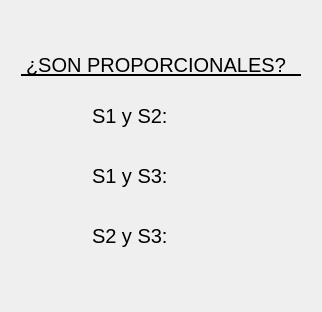
                <widget class="QWidget" name="tab_20">
                 <attribute name="title">
                  <string>Proporcionalidad</string>
                 </attribute>
                 <layout class="QGridLayout" name="gridLayout_25">
                  <item row="0" column="0">
                   <widget class="QFrame" name="frame_120">
                    <property name="minimumSize">
                     <size>
                      <width>0</width>
                      <height>185</height>
                     </size>
                    </property>
                    <property name="styleSheet">
                     <string notr="true">QFrame{
border: none
}</string>
                    </property>
                    <property name="frameShape">
                     <enum>QFrame::StyledPanel</enum>
                    </property>
                    <property name="frameShadow">
                     <enum>QFrame::Raised</enum>
                    </property>
                    <layout class="QGridLayout" name="gridLayout_26">
                     <property name="leftMargin">
                      <number>0</number>
                     </property>
                     <property name="topMargin">
                      <number>0</number>
                     </property>
                     <property name="rightMargin">
                      <number>0</number>
                     </property>
                     <property name="bottomMargin">
                      <number>0</number>
                     </property>
                     <property name="verticalSpacing">
                      <number>10</number>
                     </property>
                     <item row="4" column="0">
                      <widget class="QFrame" name="frame_121">
                       <property name="minimumSize">
                        <size>
                         <width>300</width>
                         <height>50</height>
                        </size>
                       </property>
                       <property name="maximumSize">
                        <size>
                         <width>300</width>
                         <height>50</height>
                        </size>
                       </property>
                       <property name="frameShape">
                        <enum>QFrame::StyledPanel</enum>
                       </property>
                       <property name="frameShadow">
                        <enum>QFrame::Raised</enum>
                       </property>
                       <layout class="QGridLayout" name="gridLayout_128">
                        <property name="leftMargin">
                         <number>0</number>
                        </property>
                        <property name="topMargin">
                         <number>0</number>
                        </property>
                        <property name="rightMargin">
                         <number>0</number>
                        </property>
                        <property name="bottomMargin">
                         <number>0</number>
                        </property>
                        <item row="0" column="1">
                         <widget class="QFrame" name="frame_122">
                          <property name="minimumSize">
                           <size>
                            <width>100</width>
                            <height>50</height>
                           </size>
                          </property>
                          <property name="maximumSize">
                           <size>
                            <width>100</width>
                            <height>50</height>
                           </size>
                          </property>
                          <property name="frameShape">
                           <enum>QFrame::StyledPanel</enum>
                          </property>
                          <property name="frameShadow">
                           <enum>QFrame::Raised</enum>
                          </property>
                          <layout class="QGridLayout" name="gridLayout_129">
                           <item row="0" column="0">
                            <widget class="QLabel" name="label_54">
                             <property name="minimumSize">
                              <size>
                               <width>90</width>
                               <height>30</height>
                              </size>
                             </property>
                             <property name="maximumSize">
                              <size>
                               <width>100</width>
                               <height>50</height>
                              </size>
                             </property>
                             <property name="styleSheet">
                              <string notr="true">QLabel{
qproperty-alignment: AlignRight;
font-size: 20px;
border: none;
}</string>
                             </property>
                             <property name="text">
                              <string>S2 y S3:</string>
                             </property>
                            </widget>
                           </item>
                          </layout>
                         </widget>
                        </item>
                        <item row="0" column="2">
                         <widget class="QFrame" name="frame_123">
                          <property name="minimumSize">
                           <size>
                            <width>50</width>
                            <height>50</height>
                           </size>
                          </property>
                          <property name="maximumSize">
                           <size>
                            <width>50</width>
                            <height>50</height>
                           </size>
                          </property>
                          <property name="frameShape">
                           <enum>QFrame::StyledPanel</enum>
                          </property>
                          <property name="frameShadow">
                           <enum>QFrame::Raised</enum>
                          </property>
                          <layout class="QHBoxLayout" name="horizontalLayout_11">
                           <property name="spacing">
                            <number>0</number>
                           </property>
                           <property name="leftMargin">
                            <number>0</number>
                           </property>
                           <property name="topMargin">
                            <number>0</number>
                           </property>
                           <property name="rightMargin">
                            <number>0</number>
                           </property>
                           <property name="bottomMargin">
                            <number>0</number>
                           </property>
                           <item>
                            <widget class="QLabel" name="O23_3">
                             <property name="minimumSize">
                              <size>
                               <width>40</width>
                               <height>40</height>
                              </size>
                             </property>
                             <property name="maximumSize">
                              <size>
                               <width>40</width>
                               <height>40</height>
                              </size>
                             </property>
                             <property name="styleSheet">
                              <string notr="true">QLabel{
border: none;
}</string>
                             </property>
                             <property name="text">
                              <string/>
                             </property>
                             <property name="pixmap">
                              <pixmap>../GUI Tesis/Empty.png</pixmap>
                             </property>
                             <property name="scaledContents">
                              <bool>true</bool>
                             </property>
                            </widget>
                           </item>
                          </layout>
                         </widget>
                        </item>
                        <item row="0" column="0">
                         <spacer name="horizontalSpacer_38">
                          <property name="orientation">
                           <enum>Qt::Horizontal</enum>
                          </property>
                          <property name="sizeHint" stdset="0">
                           <size>
                            <width>40</width>
                            <height>20</height>
                           </size>
                          </property>
                         </spacer>
                        </item>
                        <item row="0" column="3">
                         <spacer name="horizontalSpacer_39">
                          <property name="orientation">
                           <enum>Qt::Horizontal</enum>
                          </property>
                          <property name="sizeHint" stdset="0">
                           <size>
                            <width>40</width>
                            <height>20</height>
                           </size>
                          </property>
                         </spacer>
                        </item>
                       </layout>
                      </widget>
                     </item>
                     <item row="1" column="0">
                      <widget class="QFrame" name="frame_22">
                       <property name="minimumSize">
                        <size>
                         <width>300</width>
                         <height>30</height>
                        </size>
                       </property>
                       <property name="maximumSize">
                        <size>
                         <width>300</width>
                         <height>30</height>
                        </size>
                       </property>
                       <property name="frameShape">
                        <enum>QFrame::StyledPanel</enum>
                       </property>
                       <property name="frameShadow">
                        <enum>QFrame::Raised</enum>
                       </property>
                       <layout class="QGridLayout" name="gridLayout_41">
                        <property name="leftMargin">
                         <number>0</number>
                        </property>
                        <property name="topMargin">
                         <number>0</number>
                        </property>
                        <property name="rightMargin">
                         <number>0</number>
                        </property>
                        <property name="bottomMargin">
                         <number>0</number>
                        </property>
                        <item row="0" column="2">
                         <spacer name="horizontalSpacer_11">
                          <property name="orientation">
                           <enum>Qt::Horizontal</enum>
                          </property>
                          <property name="sizeHint" stdset="0">
                           <size>
                            <width>40</width>
                            <height>20</height>
                           </size>
                          </property>
                         </spacer>
                        </item>
                        <item row="0" column="1">
                         <widget class="QLabel" name="label_112">
                          <property name="minimumSize">
                           <size>
                            <width>280</width>
                            <height>20</height>
                           </size>
                          </property>
                          <property name="maximumSize">
                           <size>
                            <width>280</width>
                            <height>20</height>
                           </size>
                          </property>
                          <property name="styleSheet">
                           <string notr="true">QLabel{
qproperty-alignment: AlignCenter;
font-size: 20px;
border: none;
border-bottom: 2px solid black;
}</string>
                          </property>
                          <property name="text">
                           <string>¿SON PROPORCIONALES?</string>
                          </property>
                         </widget>
                        </item>
                        <item row="0" column="0">
                         <spacer name="horizontalSpacer_18">
                          <property name="orientation">
                           <enum>Qt::Horizontal</enum>
                          </property>
                          <property name="sizeHint" stdset="0">
                           <size>
                            <width>40</width>
                            <height>20</height>
                           </size>
                          </property>
                         </spacer>
                        </item>
                       </layout>
                      </widget>
                     </item>
                     <item row="2" column="0">
                      <widget class="QFrame" name="frame_25">
                       <property name="minimumSize">
                        <size>
                         <width>300</width>
                         <height>50</height>
                        </size>
                       </property>
                       <property name="maximumSize">
                        <size>
                         <width>300</width>
                         <height>50</height>
                        </size>
                       </property>
                       <property name="frameShape">
                        <enum>QFrame::StyledPanel</enum>
                       </property>
                       <property name="frameShadow">
                        <enum>QFrame::Raised</enum>
                       </property>
                       <layout class="QGridLayout" name="gridLayout_130">
                        <property name="leftMargin">
                         <number>0</number>
                        </property>
                        <property name="topMargin">
                         <number>0</number>
                        </property>
                        <property name="rightMargin">
                         <number>0</number>
                        </property>
                        <property name="bottomMargin">
                         <number>0</number>
                        </property>
                        <item row="0" column="1">
                         <widget class="QFrame" name="frame_27">
                          <property name="minimumSize">
                           <size>
                            <width>100</width>
                            <height>50</height>
                           </size>
                          </property>
                          <property name="maximumSize">
                           <size>
                            <width>100</width>
                            <height>50</height>
                           </size>
                          </property>
                          <property name="frameShape">
                           <enum>QFrame::StyledPanel</enum>
                          </property>
                          <property name="frameShadow">
                           <enum>QFrame::Raised</enum>
                          </property>
                          <layout class="QGridLayout" name="gridLayout_131">
                           <item row="0" column="0">
                            <widget class="QLabel" name="label_32">
                             <property name="minimumSize">
                              <size>
                               <width>90</width>
                               <height>30</height>
                              </size>
                             </property>
                             <property name="maximumSize">
                              <size>
                               <width>100</width>
                               <height>50</height>
                              </size>
                             </property>
                             <property name="styleSheet">
                              <string notr="true">QLabel{
qproperty-alignment: AlignRight;
font-size: 20px;
border: none;
}</string>
                             </property>
                             <property name="text">
                              <string>S1 y S2:</string>
                             </property>
                            </widget>
                           </item>
                          </layout>
                         </widget>
                        </item>
                        <item row="0" column="2">
                         <widget class="QFrame" name="frame_28">
                          <property name="minimumSize">
                           <size>
                            <width>50</width>
                            <height>50</height>
                           </size>
                          </property>
                          <property name="maximumSize">
                           <size>
                            <width>50</width>
                            <height>50</height>
                           </size>
                          </property>
                          <property name="frameShape">
                           <enum>QFrame::StyledPanel</enum>
                          </property>
                          <property name="frameShadow">
                           <enum>QFrame::Raised</enum>
                          </property>
                          <layout class="QHBoxLayout" name="horizontalLayout_6">
                           <property name="spacing">
                            <number>0</number>
                           </property>
                           <property name="leftMargin">
                            <number>0</number>
                           </property>
                           <property name="topMargin">
                            <number>0</number>
                           </property>
                           <property name="rightMargin">
                            <number>0</number>
                           </property>
                           <property name="bottomMargin">
                            <number>0</number>
                           </property>
                           <item>
                            <widget class="QLabel" name="O12_3">
                             <property name="minimumSize">
                              <size>
                               <width>40</width>
                               <height>40</height>
                              </size>
                             </property>
                             <property name="maximumSize">
                              <size>
                               <width>40</width>
                               <height>40</height>
                              </size>
                             </property>
                             <property name="styleSheet">
                              <string notr="true">QLabel{
border: none;
}</string>
                             </property>
                             <property name="text">
                              <string/>
                             </property>
                             <property name="pixmap">
                              <pixmap>../GUI Tesis/Empty.png</pixmap>
                             </property>
                             <property name="scaledContents">
                              <bool>true</bool>
                             </property>
                            </widget>
                           </item>
                          </layout>
                         </widget>
                        </item>
                        <item row="0" column="0">
                         <spacer name="horizontalSpacer_40">
                          <property name="orientation">
                           <enum>Qt::Horizontal</enum>
                          </property>
                          <property name="sizeHint" stdset="0">
                           <size>
                            <width>40</width>
                            <height>20</height>
                           </size>
                          </property>
                         </spacer>
                        </item>
                        <item row="0" column="3">
                         <spacer name="horizontalSpacer_41">
                          <property name="orientation">
                           <enum>Qt::Horizontal</enum>
                          </property>
                          <property name="sizeHint" stdset="0">
                           <size>
                            <width>40</width>
                            <height>20</height>
                           </size>
                          </property>
                         </spacer>
                        </item>
                       </layout>
                      </widget>
                     </item>
                     <item row="3" column="0">
                      <widget class="QFrame" name="frame_124">
                       <property name="minimumSize">
                        <size>
                         <width>300</width>
                         <height>50</height>
                        </size>
                       </property>
                       <property name="maximumSize">
                        <size>
                         <width>300</width>
                         <height>50</height>
                        </size>
                       </property>
                       <property name="frameShape">
                        <enum>QFrame::StyledPanel</enum>
                       </property>
                       <property name="frameShadow">
                        <enum>QFrame::Raised</enum>
                       </property>
                       <layout class="QGridLayout" name="gridLayout_132">
                        <property name="leftMargin">
                         <number>0</number>
                        </property>
                        <property name="topMargin">
                         <number>0</number>
                        </property>
                        <property name="rightMargin">
                         <number>0</number>
                        </property>
                        <property name="bottomMargin">
                         <number>0</number>
                        </property>
                        <item row="0" column="2">
                         <widget class="QFrame" name="frame_125">
                          <property name="minimumSize">
                           <size>
                            <width>50</width>
                            <height>50</height>
                           </size>
                          </property>
                          <property name="maximumSize">
                           <size>
                            <width>50</width>
                            <height>50</height>
                           </size>
                          </property>
                          <property name="frameShape">
                           <enum>QFrame::StyledPanel</enum>
                          </property>
                          <property name="frameShadow">
                           <enum>QFrame::Raised</enum>
                          </property>
                          <layout class="QHBoxLayout" name="horizontalLayout_12">
                           <property name="spacing">
                            <number>0</number>
                           </property>
                           <property name="leftMargin">
                            <number>0</number>
                           </property>
                           <property name="topMargin">
                            <number>0</number>
                           </property>
                           <property name="rightMargin">
                            <number>0</number>
                           </property>
                           <property name="bottomMargin">
                            <number>0</number>
                           </property>
                           <item>
                            <widget class="QLabel" name="O13_3">
                             <property name="minimumSize">
                              <size>
                               <width>40</width>
                               <height>40</height>
                              </size>
                             </property>
                             <property name="maximumSize">
                              <size>
                               <width>40</width>
                               <height>40</height>
                              </size>
                             </property>
                             <property name="styleSheet">
                              <string notr="true">QLabel{
border: none;
}</string>
                             </property>
                             <property name="text">
                              <string/>
                             </property>
                             <property name="pixmap">
                              <pixmap>../GUI Tesis/Empty.png</pixmap>
                             </property>
                             <property name="scaledContents">
                              <bool>true</bool>
                             </property>
                            </widget>
                           </item>
                          </layout>
                         </widget>
                        </item>
                        <item row="0" column="1">
                         <widget class="QFrame" name="frame_126">
                          <property name="minimumSize">
                           <size>
                            <width>100</width>
                            <height>50</height>
                           </size>
                          </property>
                          <property name="maximumSize">
                           <size>
                            <width>100</width>
                            <height>50</height>
                           </size>
                          </property>
                          <property name="frameShape">
                           <enum>QFrame::StyledPanel</enum>
                          </property>
                          <property name="frameShadow">
                           <enum>QFrame::Raised</enum>
                          </property>
                          <layout class="QGridLayout" name="gridLayout_133">
                           <item row="0" column="0">
                            <widget class="QLabel" name="label_113">
                             <property name="minimumSize">
                              <size>
                               <width>90</width>
                               <height>30</height>
                              </size>
                             </property>
                             <property name="maximumSize">
                              <size>
                               <width>100</width>
                               <height>50</height>
                              </size>
                             </property>
                             <property name="styleSheet">
                              <string notr="true">QLabel{
qproperty-alignment: AlignRight;
font-size: 20px;
border: none;
}</string>
                             </property>
                             <property name="text">
                              <string>S1 y S3:</string>
                             </property>
                            </widget>
                           </item>
                          </layout>
                         </widget>
                        </item>
                        <item row="0" column="3">
                         <spacer name="horizontalSpacer_42">
                          <property name="orientation">
                           <enum>Qt::Horizontal</enum>
                          </property>
                          <property name="sizeHint" stdset="0">
                           <size>
                            <width>40</width>
                            <height>20</height>
                           </size>
                          </property>
                         </spacer>
                        </item>
                        <item row="0" column="0">
                         <spacer name="horizontalSpacer_43">
                          <property name="orientation">
                           <enum>Qt::Horizontal</enum>
                          </property>
                          <property name="sizeHint" stdset="0">
                           <size>
                            <width>40</width>
                            <height>20</height>
                           </size>
                          </property>
                         </spacer>
                        </item>
                       </layout>
                      </widget>
                     </item>
                     <item row="0" column="0">
                      <spacer name="verticalSpacer_16">
                       <property name="orientation">
                        <enum>Qt::Vertical</enum>
                       </property>
                       <property name="sizeHint" stdset="0">
                        <size>
                         <width>20</width>
                         <height>40</height>
                        </size>
                       </property>
                      </spacer>
                     </item>
                    </layout>
                   </widget>
                  </item>
                  <item row="1" column="0">
                   <spacer name="verticalSpacer_17">
                    <property name="orientation">
                     <enum>Qt::Vertical</enum>
                    </property>
                    <property name="sizeHint" stdset="0">
                     <size>
                      <width>20</width>
                      <height>40</height>
                     </size>
                    </property>
                   </spacer>
                  </item>
                 </layout>
                </widget>
